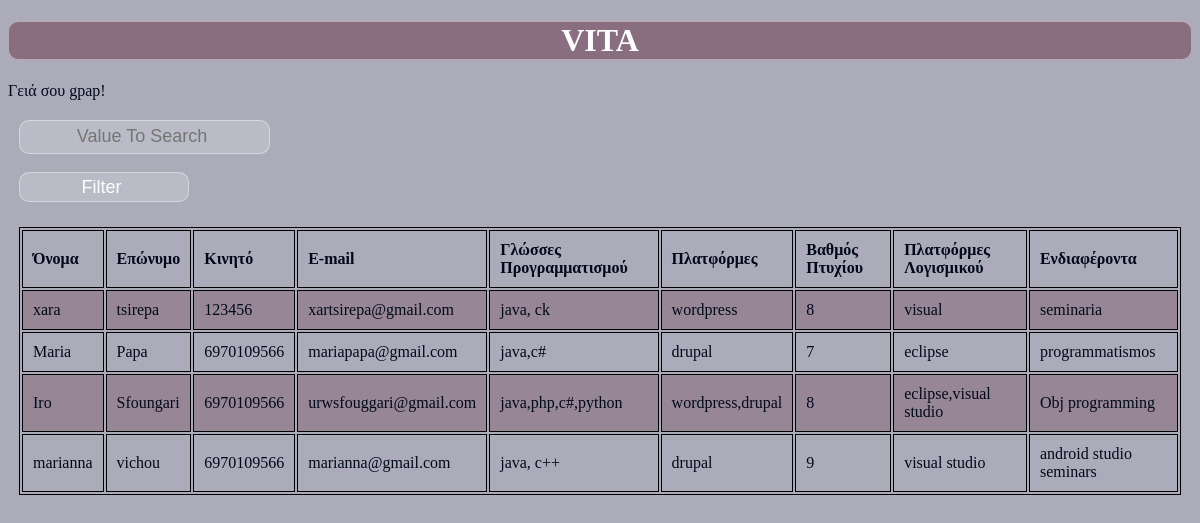
The page /anazhthsh.php (signed in) on the database its author committed.
### tables this page shows
CREATE TABLE `cv` (
  `id` int(11) NOT NULL,
  `onoma` varchar(50) NOT NULL,
  `epwnymo` varchar(50) NOT NULL,
  `username` varchar(50) NOT NULL,
  `kinhto` varchar(50) NOT NULL,
  `email` varchar(50) NOT NULL,
  `glwsses_program` varchar(50) NOT NULL,
  `platformes` varchar(50) NOT NULL,
  `telikos_vathmos_pt` int(11) NOT NULL,
  `platformes_logismikou` varchar(50) NOT NULL,
  `endiaferonta` varchar(50) NOT NULL
);

### anazhthsh.php (the view, shortened to what this page needs)
<?php
if(isset($_POST['search']))
{
    $valueToSearch = $_POST['valueToSearch'];
    $query="SELECT * FROM `cv` WHERE CONCAT(`onoma`, `epwnymo`, `kinhto`, `email`, `glwsses_program`, `platformes`, `telikos_vathmos_pt`, `platformes_logismikou`, `endiaferonta`) LIKE'%".$valueToSearch."%'";
      $search_result = filterTable($query);
}
else{
	  $query = "SELECT * FROM `cv` ";
	$search_result = filterTable($query);
}
  function filterTable($query)
  {
  	$connect = mysqli_connect("localhost","root","","sygxrona_themata_database");
  	$filter_Result = mysqli_query($connect, $query);
    return $filter_Result;
}
?>
<!DOCTYPE html>
<html>
<head>
<link rel="stylesheet" href="css/a13.css"></link>
</head>
     <body>
<h2>VITA</h2>
<p>Γειά σου <?php echo $_SESSION['username']; ?>!</p>
    <form action="anazhthsh.php" method="post">
    <input type="text" name="valueToSearch" placeholder="Value To Search"><br><br>
    <input type="submit" name="search" value="Filter"><br><br>
    <table  align="center">
     	<tr>
     	<th>Όνομα</th>
     	<th>Επώνυμο</th>
     	<th>Κινητό</th>
     	<th>Ε-mail</th>
     	<th>Γλώσσες Προγραμματισμού</th>
     	<th>Πλατφόρμες</th>
     	<th>Βαθμός Πτυχίου</th>
     	<th>Πλατφόρμες Λογισμικού</th>
        <th>Ενδιαφέροντα</th>
     	</tr>
     	<?php while($row = mysqli_fetch_array($search_result)):?>
     		<tr>
     		       <td><?php echo $row['onoma'];?></td>
                   <td><?php echo $row['epwnymo'];?></td>
                   <td><?php echo $row['kinhto'];?></td>
                   <td><?php echo $row['email'];?></td>
                   <td><?php echo $row['glwsses_program'];?></td>
                   <td><?php echo $row['platformes'];?></td>
                   <td><?php echo $row['telikos_vathmos_pt'];?></td>
                   <td><?php echo $row['platformes_logismikou'];?></td>
                   <td><?php echo $row['endiaferonta'];?></td>
                   </tr>
     	<?php endwhile;?>
     </table>

### css/a13.css (style rules this page uses)
body { font-family:Century Gothic; color: #00091a; background-color: rgb(171, 171, 186); background-repeat: no-repeat; background-attachment: fixed; background-position: center; }
h2 { text-align: center; display: block; font-size: 2em; margin-top: 0.67em; margin-bottom: 0.67em; margin-left: 0; margin-right: 0; background-color: rgba(103, 50, 68,0.5); border: 1px solid rgba(255,255,255,0.4); border-radius:10px; color: white; }
form { bottom: -5px; padding: 11px; position: center; }
form input { margin-top:-7px; align-content: center; font-size: 18px; margin-bottom: 7px; padding-left: 37px; padding-right: 42px; height: 30px; width: 170px; outline: 0; border: 1px solid rgba(255,255,255,0.4); background-color: rgba(255,255,255,0.2); border-radius:10px; text-align: center; color:white; -webkit-transition-duration:0.25s; transition-duration: 0.25s; font-weight: 100; }
tr:nth-child(even) { background-color: rgba(103, 50, 68,0.3); }
th, td { padding: 10px; text-align: left; border: 1px solid black; }

### anazhthsh.php (style rules this page uses)
table,tr,th,td { border: 1px solid black; }

### rows shown on the page
cv: onoma "xara", epwnymo "tsirepa", kinhto "123456", email "xartsirepa@gmail.com", glwsses_program "java, ck", platformes "wordpress", telikos_vathmos_pt "8", platformes_logismikou "visual", endiaferonta "seminaria"
cv: onoma "Maria", epwnymo "Papa", kinhto "6970109566", email "mariapapa@gmail.com", glwsses_program "java,c#", platformes "drupal", telikos_vathmos_pt "7", platformes_logismikou "eclipse", endiaferonta "programmatismos"
cv: onoma "Iro", epwnymo "Sfoungari", kinhto "6970109566", email "urwsfouggari@gmail.com", glwsses_program "java,php,c#,python", platformes "wordpress,drupal", telikos_vathmos_pt "8", platformes_logismikou "eclipse,visual studio", endiaferonta "Obj programming"
cv: onoma "marianna", epwnymo "vichou", kinhto "6970109566", email "marianna@gmail.com", glwsses_program "java, c++", platformes "drupal", telikos_vathmos_pt "9", platformes_logismikou "visual studio", endiaferonta "android studio seminars"

### other values the page prints
$_SESSION['username'] "gpap"
